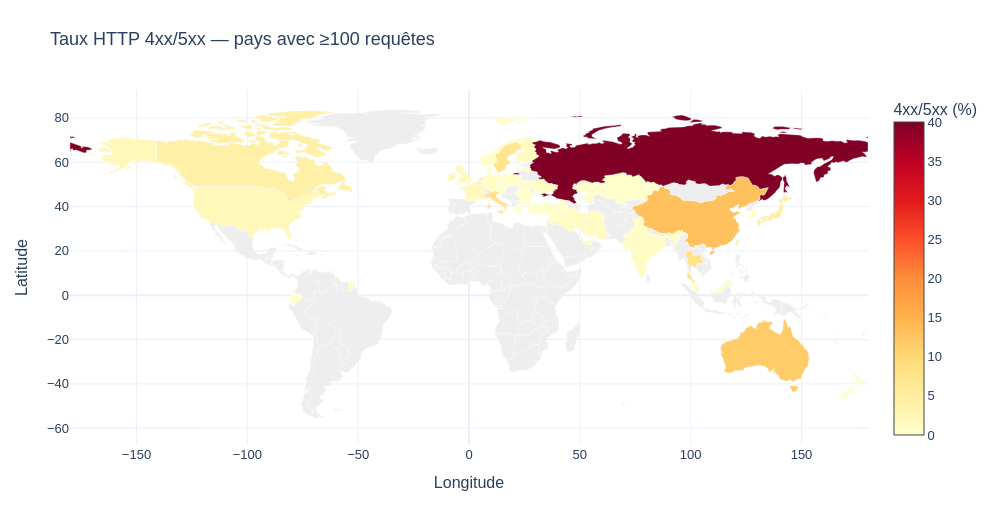

Notebook code cell kept with this figure:
### Markdown cell above
### <b><div style='padding:15px;background-color:#d8dcd6;color:#030aa7;font-size:120%;text-align: left'>Plotly</div></b>

### Code cell
ID_GRAPHIQUE = '07_01'
BIBLIOTHEQUE = 'plotly'
fig=go.Figure();fond_plotly(fig)
for iso,pts in polys:
    if iso in couleurs.index:
        valeur=float(couleurs[iso]);rgb=cmap(norm(valeur))[:3];couleur='rgb('+','.join(str(round(255*t)) for t in rgb)+')'
        fig.add_trace(go.Scatter(x=pts[:,0],y=pts[:,1],fill='toself',fillcolor=couleur,mode='lines',line={'width':.3,'color':'white'},showlegend=False,hovertemplate=f'{iso} : {valeur:.2f}%<extra></extra>'))
fig.add_trace(go.Scatter(x=[None,None],y=[None,None],mode='markers',showlegend=False,marker={'color':[0,float(a.taux.max())],'colorscale':'YlOrRd','showscale':True,'colorbar_title':'4xx/5xx (%)'}))
montrer_plotly(fig,'Taux HTTP 4xx/5xx — pays avec ≥100 requêtes')
